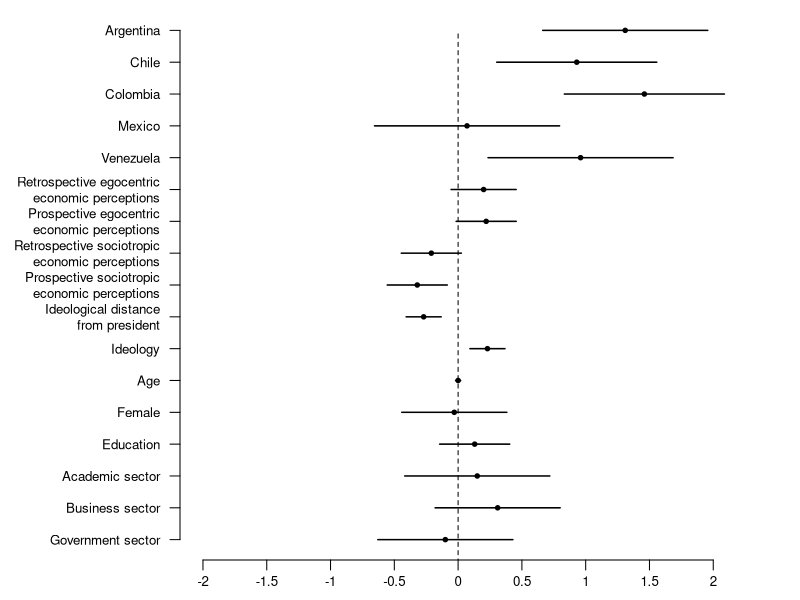

Reproduce this figure in R.
#Create vectors for coefficients, standard errors and variable names 
    #we place coefficient as last element in each vector rather than 1st
    #since it is least important predictor, and thus we place it at the bottom of the graph
#note: we exclude the constant, since it is substantively meaningless

coef.vec <- c( 1.31, .93, 1.46, .07, .96, .2, .22, -.21, -.32, -.27,.23, 
    0, -.03, .13, .15, .31, -.10)
se.vec <- c( .33, .32, .32, .37, .37, .13, .12, .12, .12, .07, .07, .01, .21,
    .14, .29, .25, .27)
var.names <- c("Argentina", "Chile", "Colombia", "Mexico", "Venezuela", #for longer names, we split into 2 lines using "\n" function
    "Retrospective egocentric\neconomic perceptions", "Prospective egocentric\neconomic perceptions",
    "Retrospective sociotropic\neconomic perceptions", "Prospective sociotropic\neconomic perceptions",
    "Ideological distance\nfrom president", "Ideology", "Age", "Female", "Education",
    "Academic sector", "Business sector", "Government sector")
    
y.axis <- c(length(coef.vec):1)#create indicator for y.axis, descending so that R orders vars from top to bottom on y-axis

#pdf("stevens_fig.pdf", height = 7, width = 6)#open pdf device
#png("stevens_fig.png", height = 550, width = 480)#open pdf device
par(mfrow=c(1,1))#reset graphical window
par(mar=c(2, 9, .5, 0))#set margins for plot, leaving lots of room on left-margin (2nd number in margin command) for variable names
plot(coef.vec, y.axis, type = "p", axes = F, xlab = "", ylab = "", pch = 19, cex = .6,#plot coefficients as points, turning off axes and labels. 
    xlim = c(-2,2.5), xaxs = "r", main = "") #set limits of x-axis so that they include mins and maxs of 
        #coefficients + .95% confidence intervals and plot is symmetric; use "internal axes", and leave plot title empty
#the 3 lines below create horiztonal lines for 95% confidence intervals, and vertical ticks for 90% intervals
segments(coef.vec-qnorm(.975)*se.vec, y.axis, coef.vec+qnorm(.975)*se.vec, y.axis, lwd =  1.5)#coef +/-1.96*se = 95% interval, lwd adjusts line thickness
#if you want to add tick marks for 90% confidence interval, use following 2 lines:
#segments(coef.vec-qnorm(.95)*se.vec, y.axis -.1, coef.vec-qnorm(.95)*se.vec, y.axis +.1, lwd = 1.1)#coef +/-1.64*se = 90% interval
#segments(coef.vec+qnorm(.95)*se.vec, y.axis -.1, coef.vec+qnorm(.95)*se.vec, y.axis +.1, lwd = 1.1)
axis(1, at = seq(-2,2,by=.5), labels =  seq(-2,2,by=.5), tick = T,#draw x-axis and labels with tick marks
    cex.axis = .8, mgp = c(2,.5,0))#reduce label size, moves labels closer to tick marks
axis(2, at = y.axis, label = var.names, las = 1, tick = T, 
    cex.axis = .8) #draw y-axis with tick marks, make labels perpendicular to axis and closer to axis
segments(0,0,0,17,lty=2) # draw dotted line through 0

#dev.off() #turn off pdf device; graph is created in working directory.

    
